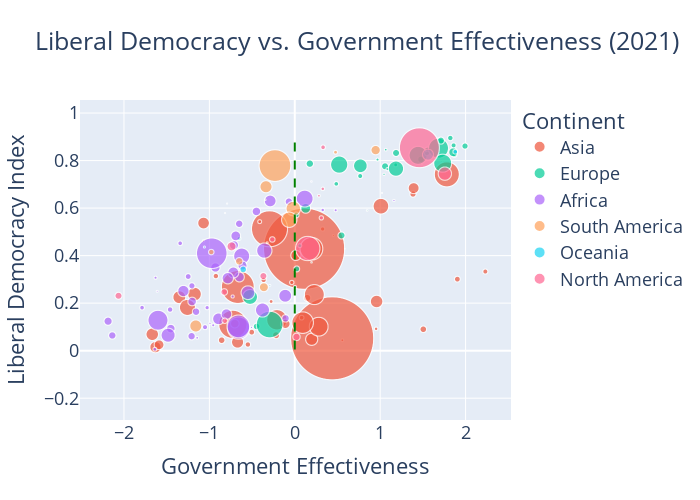

The code cell stored with this chart in its notebook:
### Code cell
# loading the dataset
gov_efec_lib_dem = pd.read_csv("data/govt-effectiveness-vs-liberal-democracy.csv")

# Clean the data by removing rows with NaN values in critical columns
df_cleaned_gov = gov_efec_lib_dem.dropna(subset=['Liberal democracy index (best estimate, aggregate: average)'
                               ])

# You can try different scaling factors to get the desired effect
df_cleaned_gov['Scaled Population'] = df_cleaned_gov['Population (historical)'] / 1e6

# Drop rows where Scaled Population is NaN
df_cleaned_gov.dropna(subset=['Scaled Population'], inplace=True)



# Create the scatter plot
fig = px.scatter(
    df_cleaned_gov,
    x='Government effectiveness',
    y='Liberal democracy index (best estimate, aggregate: average)',
    size='Scaled Population',  # Use the scaled population
    color='Continent',
    hover_name='Entity',
    size_max=200,  # Increase size_max to make points larger -- 200 worked best
    title='Liberal Democracy vs. Government Effectiveness (2021)',
    labels={
        'Government effectiveness': 'Government Effectiveness',
        'Liberal democracy index (best estimate, aggregate: average)': 'Liberal Democracy Index'
    }
)

# Update the layout to add a vertical line at Government effectiveness of 0
fig.update_layout(
    xaxis_title='Government Effectiveness',
    yaxis_title='Liberal Democracy Index',
    legend_title='Continent',
    template='plotly',
    height=500,
    width=700,
    shapes=[
        dict(
            type='line',
            x0=0,
            x1=0,
            y0=df_cleaned_gov['Liberal democracy index (best estimate, aggregate: average)'].min(),
            y1=df_cleaned_gov['Liberal democracy index (best estimate, aggregate: average)'].max(),
            line=dict(color='green', dash='dash')
        )
    ],
    font=dict(size=18)  # Increase the overall font size
)

# Show the plot
fig.show()
fig.write_html('plots/government_effectivness.html')

### Figure 1 — Plotly figure (JSON) as saved in the notebook; plotly's stock layout.template omitted (floating-point values rounded to 4 significant figures)
{"data": [{"hovertemplate": "<b>%{hovertext}</b><br><br>Continent=Asia<br>Government Effectiveness=%{x}<br>Liberal Democracy Index=%{y}<br>Scaled Population=%{marker.size}<extra></extra>", "hovertext": ["Afghanistan", "Armenia", "Azerbaijan", "Bahrain", "Bangladesh", "Bhutan", "Cambodia", "China", "East Timor", "Georgia", "Hong Kong", "India", "Indonesia", "Iran", "Iraq", "Israel", "Japan", "Jordan", "Kazakhstan", "Kuwait", "Kyrgyzstan", "Laos", "Lebanon", "Malaysia", "Maldives", "Mongolia", "Myanmar", "Nepal", "North Korea", "Oman", "Pakistan", "Philippines", "Qatar", "Saudi Arabia", "Singapore", "South Korea", "Sri Lanka", "Syria", "Taiwan", "Tajikistan", "Thailand", "Turkey", "Turkmenistan", "United Arab Emirates", "Uzbekistan", "Vietnam", "Yemen"], "legendgroup": "Asia", "marker": {"color": "#EF553B", "size": [33.83, 2.921, 9.753, 1.37, 159.4, 0.7406, 15.62, 1396.0, 1.205, 3.792, 7.366, 1328.0, 261.8, 82.62, 37.56, 8.053, 127.3, 9.545, 18.08, 3.834, 6.002, 6.802, 6.472, 31.23, 0.4282, 2.977, 51.09, 27.82, 25.58, 4.185, 217.3, 105.3, 2.427, 29.97, 5.525, 50.98, 21.73, 19.42, 23.53, 8.644, 70.54, 80.01, 6.216, 8.675, 30.75, 92.82, 31.16], "sizemode": "area", "sizeref": 0.2023, "symbol": "circle"}, "mode": "markers", "name": "Asia", "showlegend": true, "type": "scattergl", "x": [-1.352, -0.277, -0.219, 0.557, -0.726, 0.452, -0.702, 0.438, -1.069, 0.326, 1.904, 0.109, -0.296, -0.21, -1.174, 1.384, 1.78, 0.146, -0.11, -0.035, -0.924, -0.504, -0.365, 0.958, -0.349, -0.411, -1.257, -1.068, -1.631, 0.08, -0.667, 0.195, 0.952, 0.198, 2.231, 1.009, 0.013, -1.589, 1.392, -0.856, 0.28, 0.229, -0.549, 1.505, -0.67, 0.092, -1.669], "xaxis": "x", "y": [0.225, 0.207, 0.065, 0.044, 0.111, 0.485, 0.114, 0.052, 0.462, 0.512, 0.301, 0.429, 0.513, 0.13, 0.238, 0.659, 0.742, 0.222, 0.113, 0.287, 0.314, 0.078, 0.298, 0.207, 0.191, 0.543, 0.182, 0.537, 0.015, 0.139, 0.268, 0.429, 0.092, 0.048, 0.333, 0.608, 0.401, 0.025, 0.684, 0.044, 0.101, 0.236, 0.026, 0.09, 0.036, 0.118, 0.069], "yaxis": "y"}, {"hovertemplate": "<b>%{hovertext}</b><br><br>Continent=Europe<br>Government Effectiveness=%{x}<br>Liberal Democracy Index=%{y}<br>Scaled Population=%{marker.size}<extra></extra>", "hovertext": ["Albania", "Austria", "Belarus", "Belgium", "Bosnia and Herzegovina", "Bulgaria", "Croatia", "Cyprus", "Czechia", "Denmark", "Estonia", "Finland", "France", "Germany", "Greece", "Hungary", "Iceland", "Ireland", "Italy", "Kosovo", "Latvia", "Lithuania", "Luxembourg", "Malta", "Moldova", "Montenegro", "Netherlands", "North Macedonia", "Norway", "Poland", "Portugal", "Romania", "Russia", "Serbia", "Slovakia", "Slovenia", "Spain", "Sweden", "Switzerland", "Ukraine", "United Kingdom"], "legendgroup": "Europe", "marker": {"color": "#00cc96", "size": [2.899, 8.644, 9.487, 11.28, 3.519, 7.178, 4.184, 1.22, 10.52, 5.684, 1.315, 5.48, 64.92, 82.08, 10.82, 9.839, 0.331, 4.702, 60.58, 1.779, 1.978, 2.906, 0.5695, 0.445, 3.287, 0.6281, 17.11, 1.98, 5.19, 38.27, 10.37, 19.87, 145.3, 7.177, 5.42, 2.06, 46.68, 9.799, 8.284, 45.78, 65.38], "sizemode": "area", "sizeref": 0.2023, "symbol": "circle"}, "mode": "markers", "name": "Europe", "showlegend": true, "type": "scattergl", "x": [0.059, 1.478, -0.447, 1.556, -0.59, 0.016, 0.486, 1.045, 1.057, 1.821, 1.065, 1.87, 1.444, 1.683, 0.176, 0.547, 1.488, 1.548, 0.52, null, 1.086, 1.181, 1.719, 0.847, -0.653, 0.196, 1.855, 0.002, 1.86, 0.768, 1.186, 0.128, -0.295, 0.023, 0.766, 0.969, 1.185, 1.711, 1.993, -0.524, 1.732], "xaxis": "x", "y": [0.442, 0.805, 0.102, 0.841, 0.368, 0.571, 0.702, 0.742, 0.776, 0.895, 0.846, 0.824, 0.822, 0.852, 0.787, 0.485, 0.785, 0.83, 0.783, 0.447, 0.764, 0.782, 0.795, 0.59, 0.472, 0.372, 0.835, 0.268, 0.864, 0.778, 0.832, 0.599, 0.11, 0.344, 0.735, 0.804, 0.766, 0.884, 0.861, 0.226, 0.789], "yaxis": "y"}, {"hovertemplate": "<b>%{hovertext}</b><br><br>Continent=Africa<br>Government Effectiveness=%{x}<br>Liberal Democracy Index=%{y}<br>Scaled Population=%{marker.size}<extra></extra>", "hovertext": ["Algeria", "Angola", "Benin", "Botswana", "Burkina Faso", "Burundi", "Cameroon", "Cape Verde", "Central African Republic", "Chad", "Comoros", "Congo", "Cote d'Ivoire", "Democratic Republic of Congo", "Djibouti", "Egypt", "Equatorial Guinea", "Eritrea", "Eswatini", "Ethiopia", "Gabon", "Gambia", "Ghana", "Guinea", "Guinea-Bissau", "Kenya", "Lesotho", "Liberia", "Libya", "Madagascar", "Malawi", "Mali", "Mauritania", "Mauritius", "Morocco", "Mozambique", "Namibia", "Niger", "Nigeria", "Rwanda", "Sao Tome and Principe", "Senegal", "Seychelles", "Sierra Leone", "Somalia", "South Africa", "South Sudan", "Sudan", "Tanzania", "Togo", "Tunisia", "Uganda", "Zambia", "Zimbabwe"], "legendgroup": "Africa", "marker": {"color": "#ab63fa", "size": [40.02, 28.16, 11.36, 2.203, 18.78, 11.05, 22.76, 0.5124, 4.629, 14.65, 0.7267, 5.098, 25.25, 81.04, 1.02, 99.6, 1.454, 3.106, 1.143, 103.9, 2.041, 2.225, 28.7, 11.77, 1.786, 47.09, 2.105, 4.659, 6.532, 25.43, 17.09, 18.59, 3.966, 1.292, 34.61, 26.55, 2.374, 19.94, 190.7, 11.64, 0.2003, 14.59, 0.1072, 7.038, 13.81, 56.72, 11.11, 40.02, 52.02, 7.663, 11.4, 37.53, 16.4, 14.4], "sizemode": "area", "sizeref": 0.2023, "symbol": "circle"}, "mode": "markers", "name": "Africa", "showlegend": true, "type": "scattergl", "x": [-0.378, -0.893, -0.651, 0.479, -0.648, -1.208, -0.8, 0.195, -1.788, -1.452, -1.611, -1.051, -0.719, -1.602, -0.993, -0.659, -1.143, -1.638, -0.507, -0.66, -0.727, -0.955, -0.288, -1.156, -1.63, -0.357, -0.72, -1.342, -1.46, -1.304, -0.712, -0.929, -1.026, 1.161, -0.112, -0.784, 0.327, -0.691, -0.972, -0.108, -0.816, -0.449, 0.586, -1.248, -2.186, 0.116, -2.137, -1.483, -0.622, -1.205, -0.069, -0.548, -0.612, -1.202], "xaxis": "x", "y": [0.171, 0.134, 0.534, 0.591, 0.31, 0.061, 0.154, 0.712, 0.181, 0.093, 0.25, 0.099, 0.329, 0.128, 0.115, 0.095, 0.054, 0.006, 0.098, 0.102, 0.228, 0.107, 0.63, 0.164, 0.307, 0.421, 0.449, 0.452, 0.173, 0.251, 0.444, 0.35, 0.181, 0.632, 0.231, 0.305, 0.592, 0.483, 0.41, 0.136, 0.579, 0.586, 0.429, 0.312, 0.124, 0.64, 0.064, 0.065, 0.398, 0.273, 0.627, 0.244, 0.358, 0.207], "yaxis": "y"}, {"hovertemplate": "<b>%{hovertext}</b><br><br>Continent=South America<br>Government Effectiveness=%{x}<br>Liberal Democracy Index=%{y}<br>Scaled Population=%{marker.size}<extra></extra>", "hovertext": ["Argentina", "Bolivia", "Brazil", "Chile", "Colombia", "Ecuador", "Guyana", "Paraguay", "Peru", "Suriname", "Uruguay", "Venezuela"], "legendgroup": "South America", "marker": {"color": "#FFA15A", "size": [43.48, 11.01, 201.7, 18.05, 46.97, 16.27, 0.7588, 6.159, 30.46, 0.5816, 3.368, 30.57], "sizemode": "area", "sizeref": 0.2023, "symbol": "circle"}, "mode": "markers", "name": "South America", "showlegend": true, "type": "scattergl", "x": [-0.017, -0.651, -0.232, 0.947, -0.065, -0.362, -0.323, -0.978, -0.337, -0.347, 0.477, -1.159], "xaxis": "x", "y": [0.598, 0.376, 0.779, 0.844, 0.551, 0.267, 0.454, 0.415, 0.69, 0.635, 0.835, 0.104], "yaxis": "y"}, {"hovertemplate": "<b>%{hovertext}</b><br><br>Continent=Oceania<br>Government Effectiveness=%{x}<br>Liberal Democracy Index=%{y}<br>Scaled Population=%{marker.size}<extra></extra>", "hovertext": ["Australia", "Fiji", "New Zealand", "Papua New Guinea", "Solomon Islands", "Vanuatu"], "legendgroup": "Oceania", "marker": {"color": "#19d3f3", "size": [23.95, 0.9186, 4.614, 8.743, 0.6394, 0.2661], "sizemode": "area", "sizeref": 0.2023, "symbol": "circle"}, "mode": "markers", "name": "Oceania", "showlegend": true, "type": "scattergl", "x": [1.56, -0.292, 1.879, -0.604, -1.058, -0.792], "xaxis": "x", "y": [0.825, 0.275, 0.837, 0.342, 0.436, 0.619], "yaxis": "y"}, {"hovertemplate": "<b>%{hovertext}</b><br><br>Continent=North America<br>Government Effectiveness=%{x}<br>Liberal Democracy Index=%{y}<br>Scaled Population=%{marker.size}<extra></extra>", "hovertext": ["Barbados", "Canada", "Costa Rica", "Cuba", "Dominican Republic", "El Salvador", "Guatemala", "Haiti", "Honduras", "Jamaica", "Mexico", "Nicaragua", "Panama", "Trinidad and Tobago", "United States"], "legendgroup": "North America", "marker": {"color": "#FF6692", "size": [0.279, 35.96, 4.818, 11.28, 10.43, 6.184, 15.97, 10.52, 9.237, 2.803, 121.1, 6.149, 3.96, 1.429, 326.1], "sizemode": "area", "sizeref": 0.2023, "symbol": "circle"}, "mode": "markers", "name": "North America", "showlegend": true, "type": "scattergl", "x": [1.022, 1.757, 0.331, 0.02, -0.368, -0.263, -0.74, -2.064, -0.826, 0.328, 0.152, -0.82, 0.311, 0.283, 1.459], "xaxis": "x", "y": [0.664, 0.745, 0.856, 0.058, 0.314, 0.468, 0.439, 0.231, 0.247, 0.681, 0.43, 0.126, 0.559, 0.652, 0.854], "yaxis": "y"}], "layout": {"font": {"size": 18}, "height": 500, "legend": {"itemsizing": "constant", "title": {"text": "Continent"}, "tracegroupgap": 0}, "shapes": [{"line": {"color": "green", "dash": "dash"}, "type": "line", "x0": 0, "x1": 0, "y0": 0.005, "y1": 0.897}], "title": {"text": "Liberal Democracy vs. Government Effectiveness (2021)"}, "width": 700, "xaxis": {"anchor": "y", "autorange": true, "domain": [0, 1], "range": [-2.514, 2.531], "title": {"text": "Government Effectiveness"}, "type": "linear"}, "yaxis": {"anchor": "x", "autorange": true, "domain": [0, 1], "range": [-0.2917, 1.055], "title": {"text": "Liberal Democracy Index"}, "type": "linear"}}}
